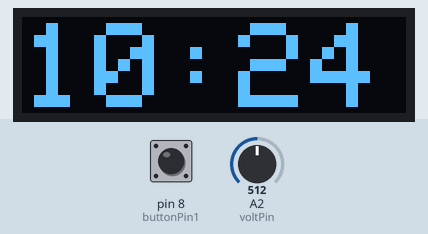
Bench run of a sketch on a simulated Arduino Uno, built with avr-gcc and run on an emulated ATmega328P. Parts: 128×32 one-colour display. Wiring (inferred from the names in the program): DS3231 clock at I2C address 0x68. Inputs (shaded band) come from the test bench; at power-on: pin 8 (buttonPin1) HIGH, A2 (voltPin) = 512. The local clock reads 2024-03-15 10:24:30 at power-on unless the sketch sets it; what the sketch prints to the serial monitor is not drawn.

Above: at 6.2 s.
6.3 s: pin 8 (buttonPin1) pulled LOW for 0.15 s
At 7.0 s:
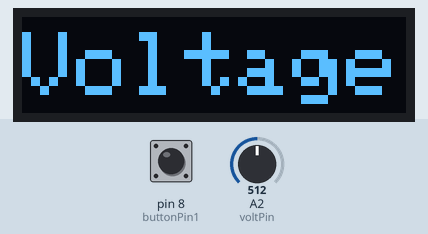
9.4 s: A2 (voltPin) set to 716
At 10.6 s:
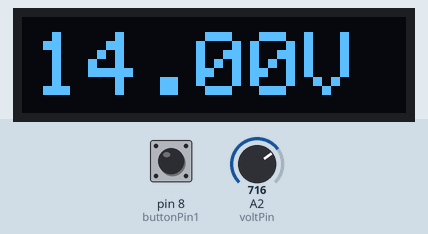
11.4 s: A2 (voltPin) set to 900
At 12.1 s:
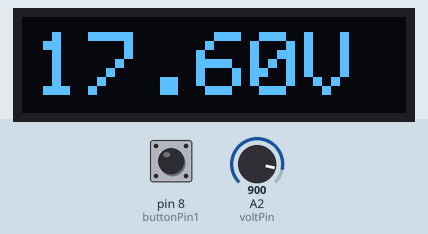
12.9 s: A2 (voltPin) set to 1023
At 13.7 s:
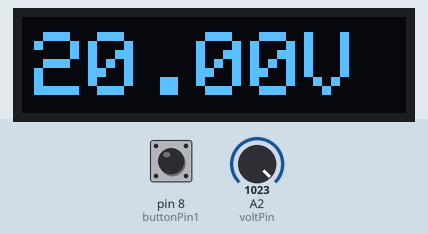
Timing chart, 0 to 15.4 s (numbered marks = the images above; inputs shaded):
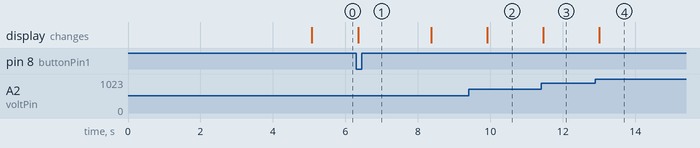

Measured:
- after the input at 6.3 s, the display: changes after 0.05 s (image 1)
- after the input at 9.4 s, the display: changes after 0.51 s (image 2)
- after the input at 11.4 s, the display: changes after 0.06 s (image 3)
- after the input at 12.9 s, the display: changes after 0.10 s (image 4)

The sketch:

oled_screen_v1.ino
```cpp
#include <SPI.h>
#include <Wire.h>
#include <Adafruit_GFX.h>
#include <Adafruit_SSD1306.h>

#define OLED_RESET 4
Adafruit_SSD1306 display(OLED_RESET);

#define NUMFLAKES 10
#define XPOS 0
#define YPOS 1
#define DELTAY 2
#define HONDA_2HEIGHT 31
#define HONDA_2WIDTH 128


const unsigned char PROGMEM Honda_2 [] = {
0x00, 0x00, 0x00, 0x00, 0x00, 0x00, 0x00, 0x00, 0x00, 0x00, 0x00, 0x00, 0x00, 0x00, 0x00, 0x00,
0x00, 0x00, 0x00, 0x00, 0x00, 0x00, 0x00, 0x00, 0x00, 0x00, 0x00, 0x00, 0x00, 0x00, 0x00, 0x00,
0x00, 0x00, 0x00, 0x00, 0x00, 0x00, 0x00, 0x00, 0x00, 0x00, 0x00, 0x00, 0x00, 0x00, 0x00, 0x00,
0x00, 0x00, 0x00, 0x00, 0x00, 0x00, 0x00, 0x00, 0x00, 0x00, 0x00, 0x00, 0x00, 0x00, 0x00, 0x00,
0x00, 0x00, 0x00, 0x00, 0x00, 0x00, 0x00, 0x00, 0x00, 0x00, 0x00, 0x00, 0x00, 0x00, 0x00, 0x00,
0x00, 0x00, 0x00, 0x1C, 0x00, 0x00, 0x00, 0x00, 0x00, 0x00, 0x00, 0x00, 0x00, 0x00, 0x00, 0x00,
0x00, 0x00, 0x00, 0x7C, 0x00, 0x00, 0x00, 0x00, 0x00, 0x00, 0x00, 0x00, 0x00, 0x00, 0x00, 0x00,
0x00, 0x00, 0x01, 0xF8, 0x00, 0x00, 0x00, 0x00, 0x00, 0x00, 0x00, 0x00, 0x00, 0x00, 0x00, 0x00,
0x00, 0x00, 0x0F, 0xF8, 0x00, 0x00, 0x00, 0x00, 0x00, 0x00, 0x00, 0x00, 0x00, 0x00, 0x00, 0x00,
0x00, 0x00, 0x3F, 0xE0, 0x00, 0x00, 0x00, 0x00, 0x00, 0x00, 0x00, 0x00, 0x00, 0x00, 0x00, 0x00,
0x00, 0x01, 0xFF, 0xF0, 0x00, 0x00, 0x00, 0x00, 0x00, 0x00, 0x00, 0x00, 0x00, 0x00, 0x00, 0x00,
0x00, 0x07, 0xFF, 0xF0, 0x00, 0x00, 0x00, 0x00, 0x00, 0x00, 0x00, 0x00, 0x00, 0x00, 0x00, 0x00,
0x00, 0x1F, 0xFF, 0xE0, 0x00, 0x00, 0x00, 0x00, 0x00, 0x00, 0x00, 0x00, 0x00, 0x00, 0x00, 0x00,
0x00, 0xFF, 0xFF, 0xC3, 0xFF, 0x7F, 0xE3, 0xFF, 0xC7, 0xFE, 0x7F, 0xFF, 0xFF, 0x83, 0xFF, 0x00,
0x03, 0xFF, 0xFF, 0xC3, 0xFF, 0x7F, 0xEF, 0xFF, 0xF7, 0xFE, 0x7F, 0xFF, 0xFF, 0xC3, 0xFF, 0x80,
0x1F, 0xFF, 0xFF, 0x80, 0xFC, 0x0F, 0x9F, 0xC7, 0xF9, 0xFF, 0x1E, 0x1F, 0xFF, 0xE0, 0xFF, 0xC0,
0x7F, 0xFF, 0xFF, 0x80, 0x7C, 0x0F, 0x9F, 0x81, 0xF9, 0xFF, 0x8E, 0x1F, 0x03, 0xF0, 0xFF, 0xC0,
0x7F, 0xFF, 0xFC, 0x00, 0x7F, 0xFF, 0x9F, 0x80, 0xF9, 0xFF, 0xCE, 0x1F, 0x03, 0xF1, 0xE7, 0xE0,
0x7F, 0xFF, 0xFE, 0x00, 0x7F, 0xFF, 0x9F, 0x00, 0xF9, 0xEF, 0xCE, 0x1F, 0x03, 0xF1, 0xFF, 0xF0,
0x7F, 0xFF, 0xFC, 0x00, 0x7F, 0xFF, 0x9F, 0x80, 0xF9, 0xE7, 0xEE, 0x1F, 0x03, 0xF3, 0xFF, 0xF0,
0x3F, 0xFF, 0xF0, 0x00, 0x7C, 0x0F, 0x9F, 0x81, 0xF9, 0xE7, 0xFE, 0x1F, 0x03, 0xF7, 0xFF, 0xF8,
0x1F, 0xFF, 0x80, 0x00, 0xFC, 0x0F, 0x9F, 0xC3, 0xF9, 0xE3, 0xFE, 0x1F, 0x0F, 0xE7, 0x81, 0xFC,
0x0F, 0xFF, 0xC0, 0x03, 0xFF, 0x7F, 0xEF, 0xFF, 0xF7, 0xF9, 0xFE, 0x7F, 0xFF, 0xFF, 0xC3, 0xFF,
0x07, 0xFF, 0xF0, 0x03, 0xFF, 0x7F, 0xE7, 0xFF, 0xE7, 0xF9, 0xFE, 0x7F, 0xFF, 0xBF, 0xC3, 0xFF,
0x00, 0x00, 0x00, 0x00, 0x00, 0x00, 0x00, 0x7C, 0x00, 0x00, 0x00, 0x00, 0x00, 0x00, 0x00, 0x00,
0x00, 0x00, 0x00, 0x00, 0x00, 0x00, 0x00, 0x00, 0x00, 0x00, 0x00, 0x00, 0x00, 0x00, 0x00, 0x00,
0x00, 0x00, 0x00, 0x00, 0x00, 0x00, 0x00, 0x00, 0x00, 0x00, 0x00, 0x00, 0x00, 0x00, 0x00, 0x00,
0x00, 0x00, 0x00, 0x00, 0x00, 0x00, 0x00, 0x00, 0x00, 0x00, 0x00, 0x00, 0x00, 0x00, 0x00, 0x00,
0x00, 0x00, 0x00, 0x00, 0x00, 0x00, 0x00, 0x00, 0x00, 0x00, 0x00, 0x00, 0x00, 0x00, 0x00, 0x00,
0x00, 0x00, 0x00, 0x00, 0x00, 0x00, 0x00, 0x00, 0x00, 0x00, 0x00, 0x00, 0x00, 0x00, 0x00, 0x00,
0x00, 0x00, 0x00, 0x00, 0x00, 0x00, 0x00, 0x00, 0x00, 0x00, 0x00, 0x00, 0x00, 0x00, 0x00, 0x00
};


#define DS3231_I2C_ADDRESS 0x68
// Convert normal decimal numbers to binary coded decimal
byte decToBcd(byte val)
{
  return( (val/10*16) + (val%10) );
}
// Convert binary coded decimal to normal decimal numbers
byte bcdToDec(byte val)
{
  return( (val/16*10) + (val%16) );
}

const int buttonPin1 = 8;
int buttonState1 = 0;
const int buttonPin2 = 10;
int buttonState2 = 0;
//const int buttonPin3 = 9;
//int buttonState3 = 0;

float volt;
int voltPin = A2;
int DST;
void setup()   {

  pinMode(buttonPin1, INPUT_PULLUP);
  pinMode(buttonPin2, INPUT_PULLUP);
  Serial.begin(9600);

  // by default, we'll generate the high voltage from the 3.3v line internally! (neat!)
  display.begin(SSD1306_SWITCHCAPVCC, 0x3C);  // initialize with the I2C addr 0x3C (for the 128x32)
  // init done

  // Show image buffer on the display hardware.
  // Since the buffer is intialized with an Adafruit splashscreen
  // internally, this will display the splashscreen.

  display.clearDisplay();
  display.drawBitmap(0, 0, Honda_2, 128, 31, WHITE);
  display.display();
  delay(5000);
  // Clear the buffer.
  display.clearDisplay();

  displayTime();
  display.display();
  display.clearDisplay();


 Wire.begin();

  // set the initial time here:
  // DS3231 seconds, minutes, hours, day, date, month, year
  //setDS3231time(20,35,19,7,23,9,17);


}
void setDS3231time(byte second, byte minute, byte hour, byte dayOfWeek, byte
dayOfMonth, byte month, byte year)
{
  // sets time and date data to DS3231
  Wire.beginTransmission(DS3231_I2C_ADDRESS);
  Wire.write(0); // set next input to start at the seconds register
  Wire.write(decToBcd(second)); // set seconds
  Wire.write(decToBcd(minute)); // set minutes
  Wire.write(decToBcd(hour)); // set hours
  Wire.write(decToBcd(dayOfWeek)); // set day of week (1=Sunday, 7=Saturday)
  Wire.write(decToBcd(dayOfMonth)); // set date (1 to 31)
  Wire.write(decToBcd(month)); // set month
  Wire.write(decToBcd(year)); // set year (0 to 99)
  Wire.endTransmission();
  readDS3231time(&second, &minute, &hour, &dayOfWeek, &dayOfMonth, &month,
  &year);

}
void readDS3231time(byte *second,
byte *minute,
byte *hour,
byte *dayOfWeek,
byte *dayOfMonth,
byte *month,
byte *year)
{
  Wire.beginTransmission(DS3231_I2C_ADDRESS);
  Wire.write(0); // set DS3231 register pointer to 00h
  Wire.endTransmission();
  Wire.requestFrom(DS3231_I2C_ADDRESS, 7);
  // request seven bytes of data from DS3231 starting from register 00h
  *second = bcdToDec(Wire.read() & 0x7f);
  *minute = bcdToDec(Wire.read());
  *hour = bcdToDec(Wire.read() & 0x3f);
  *dayOfWeek = bcdToDec(Wire.read());
  *dayOfMonth = bcdToDec(Wire.read());
  *month = bcdToDec(Wire.read());
  *year = bcdToDec(Wire.read());

  }

void displayTime()
{
  byte second, minute, hour, dayOfWeek, dayOfMonth, month, year;
  // retrieve data from DS3231
  readDS3231time(&second, &minute, &hour, &dayOfWeek, &dayOfMonth, &month,
  &year);
  // send it to the serial monitor
  Serial.print(hour, DEC);
  // convert the byte variable to a decimal number when displayed
  Serial.print(":");
  if (minute<10)
  {
    Serial.print("0");
  }
  Serial.print(minute, DEC);
  Serial.print(":");
  if (second<10)
  {
    Serial.print("0");
  }
  Serial.print(second, DEC);
  Serial.print(" ");
  Serial.print(dayOfMonth, DEC);
  Serial.print("/");
  Serial.print(month, DEC);
  Serial.print("/");
  Serial.print(year, DEC);
  Serial.print(" Day of week: ");
  switch(dayOfWeek){
  case 1:
    Serial.println("Sunday");
    break;
  case 2:
    Serial.println("Monday");
    break;
  case 3:
    Serial.println("Tuesday");
    break;
  case 4:
    Serial.println("Wednesday");
    break;
  case 5:
    Serial.println("Thursday");
    break;
  case 6:
    Serial.println("Friday");
    break;
  case 7:
    Serial.println("Saturday");
    break;
  }

  display.setTextSize(4);
  display.setTextColor(WHITE);
  display.setCursor(0,2);
  display.print(hour, DEC);
  display.print(":");
  if (minute<10)
  {
   display.print("0");
  }


  display.print(minute, DEC);
  //display.print(":");
  //display.print(second, DEC);
  display.display();
  display.clearDisplay();

  if (dayOfWeek == 1 && month == 10 && dayOfMonth >= 25 && hour == 3 && second == 1 && minute == 0)
    { setDS3231time(1,0,2,1,dayOfMonth,10,year);

    DST=DST+1;
    Serial.println("DST OCT");
    Serial.println(DST);

     }
  if (dayOfWeek == 1 && month == 3 && dayOfMonth >= 25 && hour == 2 && second == 0 && minute == 0)
    { setDS3231time(1,0,3,1,dayOfMonth,3,year);

    DST=DST+1;
    Serial.println("DST MAR");
    Serial.println(DST);

     }
   //  if (buttonState2 ==LOW) {
   //  setDS3231time(second,minute,hour +1,dayOfWeek,dayOfMonth,month,year);
   //  Serial.println("Hour +");
   //  }

}
void loop() {

 buttonState1=digitalRead(buttonPin1);
 //Serial.println("test");

 displayTime();


  if (buttonState1 ==LOW) {

    display.setTextSize(3);
    display.setTextColor(WHITE);
    display.setCursor(0,5);
    display.print("Voltage");
    display.display();
    delay(2000);
    display.clearDisplay();

      for (int i=0; i<=120; i++) {

        float volt = analogRead(voltPin);
        volt = volt * (5.00 / 1023.00) * 4;
        display.setTextSize(3);
        display.setTextColor(WHITE);
        display.setCursor(4,5);
        display.print(volt);
        display.print("V");
        display.display();
        delay(500);
        display.clearDisplay();

    }
  }
}
```
